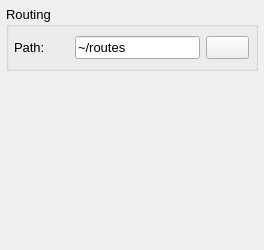
                           <widget class="QWidget" name="tabNavi">
                            <property name="minimumSize">
                             <size>
                              <width>0</width>
                              <height>250</height>
                             </size>
                            </property>
                            <attribute name="title">
                             <string>Navi</string>
                            </attribute>
                            <layout class="QVBoxLayout" name="verticalLayout_40">
                             <property name="margin">
                              <number>6</number>
                             </property>
                             <item>
                              <widget class="QGroupBox" name="groupBox_13">
                               <property name="sizePolicy">
                                <sizepolicy hsizetype="Minimum" vsizetype="Minimum">
                                 <horstretch>0</horstretch>
                                 <verstretch>0</verstretch>
                                </sizepolicy>
                               </property>
                               <property name="font">
                                <font>
                                 <pointsize>10</pointsize>
                                </font>
                               </property>
                               <property name="title">
                                <string>Routing</string>
                               </property>
                               <layout class="QVBoxLayout" name="verticalLayout_34">
                                <property name="leftMargin">
                                 <number>5</number>
                                </property>
                                <property name="topMargin">
                                 <number>9</number>
                                </property>
                                <property name="rightMargin">
                                 <number>0</number>
                                </property>
                                <property name="bottomMargin">
                                 <number>9</number>
                                </property>
                                <item>
                                 <layout class="QHBoxLayout" name="horizontalLayout_23">
                                  <property name="rightMargin">
                                   <number>6</number>
                                  </property>
                                  <item>
                                   <widget class="QLabel" name="label_21">
                                    <property name="minimumSize">
                                     <size>
                                      <width>55</width>
                                      <height>0</height>
                                     </size>
                                    </property>
                                    <property name="text">
                                     <string>Path:</string>
                                    </property>
                                   </widget>
                                  </item>
                                  <item>
                                   <widget class="QLineEdit" name="label_route_path">
                                    <property name="minimumSize">
                                     <size>
                                      <width>0</width>
                                      <height>0</height>
                                     </size>
                                    </property>
                                    <property name="text">
                                     <string>~/routes</string>
                                    </property>
                                   </widget>
                                  </item>
                                  <item>
                                   <widget class="QPushButton" name="button_browseroutefolder">
                                    <property name="text">
                                     <string/>
                                    </property>
                                    <property name="icon">
                                     <iconset resource="../luckygps.qrc">
                                      <normaloff>:/icons/folder.png</normaloff>:/icons/folder.png</iconset>
                                    </property>
                                   </widget>
                                  </item>
                                 </layout>
                                </item>
                               </layout>
                              </widget>
                             </item>
                             <item>
                              <spacer name="verticalSpacer_8">
                               <property name="orientation">
                                <enum>Qt::Vertical</enum>
                               </property>
                               <property name="sizeHint" stdset="0">
                                <size>
                                 <width>0</width>
                                 <height>0</height>
                                </size>
                               </property>
                              </spacer>
                             </item>
                            </layout>
                           </widget>
